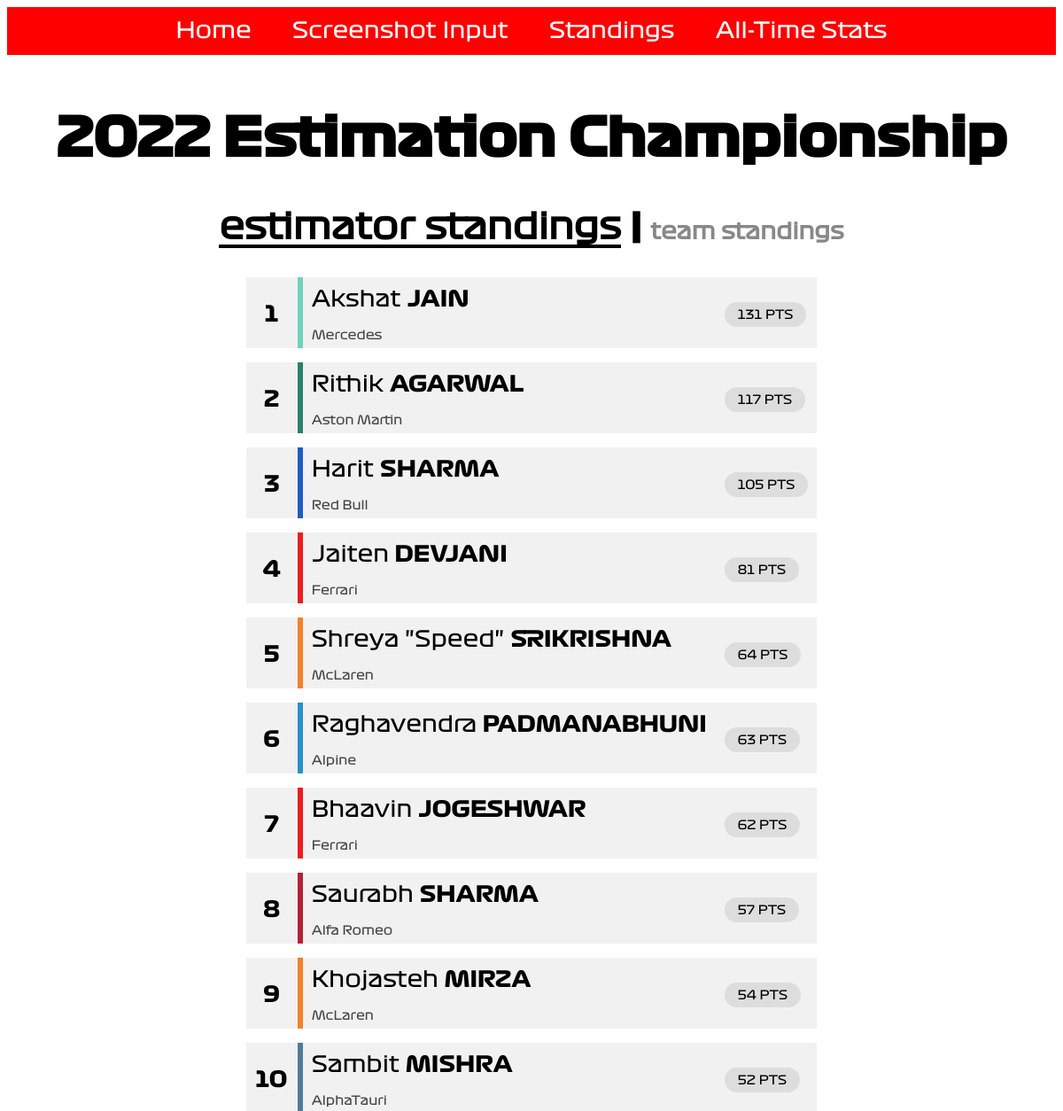
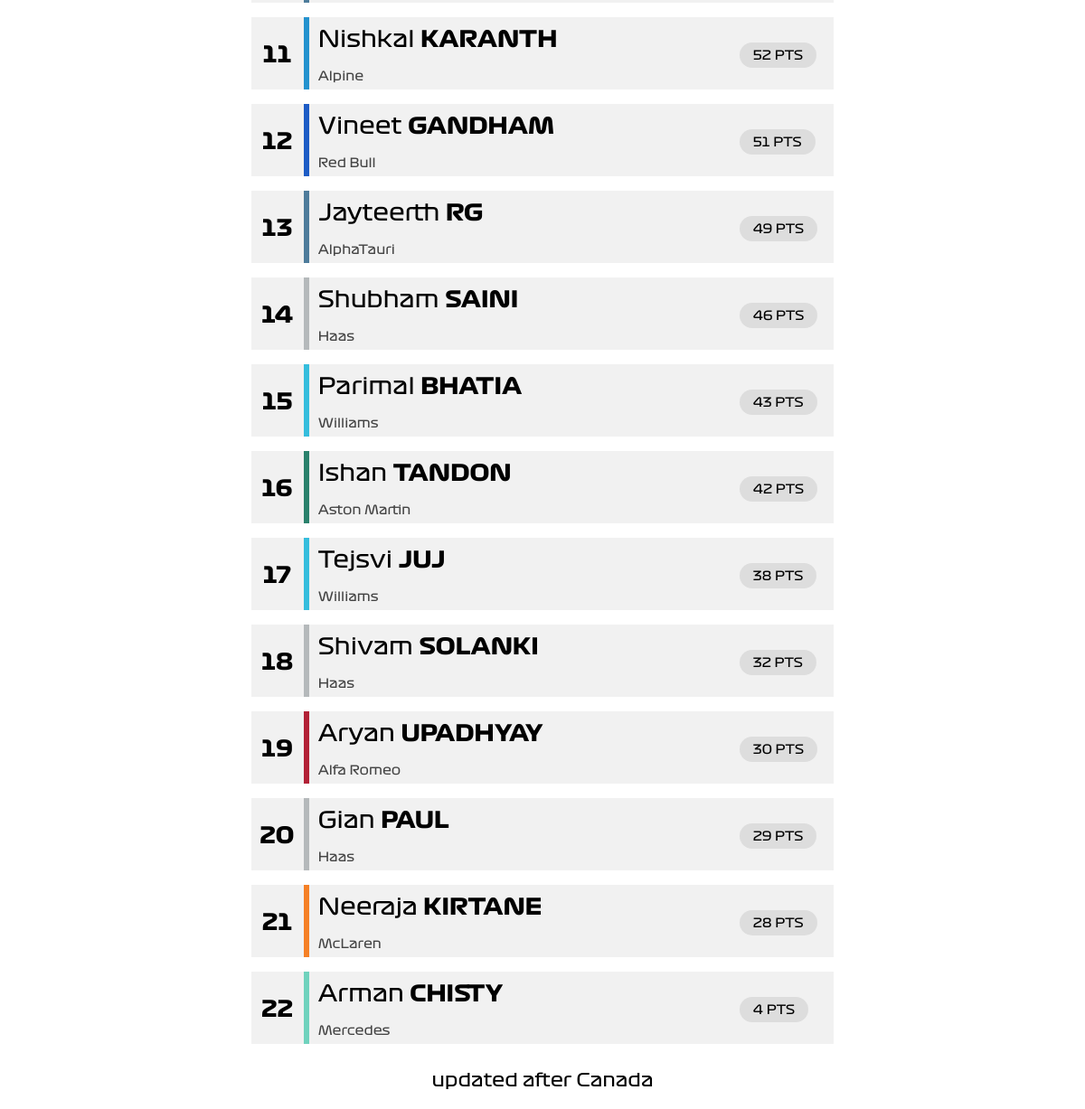
The page /estimatorstandings/ on the database its author committed (2 pictures, top to bottom).
### input_portal/models.py (models this page shows, shortened)
class current_leaderboard(models.Model):
    abbr = models.CharField(max_length = 4, unique = True)
    first_name = models.CharField(max_length = 32)
    last_name = models.CharField(max_length = 32)
    driver_no = models.IntegerField()
    team_name = models.CharField(max_length = 64)
    team_color = models.CharField(max_length = 7)
    points = models.FloatField()
    rank_override = models.IntegerField()

### input_portal/views.py (the view)
# urls.py: path('estimatorstandings/', views.LeaderView, name='estimatorstandings'),
def LeaderView(request):
    current_leaderboard_list = current_leaderboard.objects.order_by('-points','rank_override')
    leaderboard_dict = {'cl_table' : current_leaderboard_list}
    return render(request, 'leaderboard.html', context = leaderboard_dict)

### input_portal/templates/input_portal/leaderboard.html
<!DOCTYPE html>
{% extends "input_portal/base.html" %}
{% block body_block %}
    <h1>
      2022 Estimation Championship
    </h1>
    <h2>
      <span class="selected_standings">estimator standings</span>
      <span class="selectorseparator">|</span>
      <span class="unselected_standings">
        <a href = "../teamstandings" style="color:#888888">
                team standings
        </a>
      </span>
    </h2>
    {% if cl_table %}
      <table class="current_leaderboard centre">
      {% for row in cl_table %}
        <tr class="leaderboard_top">
          <td rowspan=2 class="table_pos"> {{ forloop.counter }} </td>
          <td style="background-color: {{row.team_color}}" rowspan=2 class="table_teamcolor"></td>
          <td> <span class="firstnamespan"> {{ row.first_name }} </span> <span class="lastnamespan"> {{ row.last_name|upper }} </td>
          <td rowspan=2> <span class="pointspan"> {{ row.points|floatformat:0 }} PTS </span> </td>
        </tr>
        <tr class="leaderboard_bottom">
          <td> <span class='teamspan'> {{ row.team_name }} </span> </td>
        <tr>
      {% endfor %}
      </table>
      <p> updated after Canada </p>
    {% else %}
      <p>No data found</p>
    {% endif %}
{% endblock %}

### static/css/formulaone.css (style rules this page uses)
a:link { text-decoration: none; }
a { color: inherit; }
h1 { color: black; text-align: center; font-family: f1bold; font-size: 60px; }
h2 { color: black; text-align: center; font-family: f1reg; font-size: 40px; }
p { color: black; text-align: center; font-family: f1reg; font-size: 20px; }
.centre { margin-left: auto; margin-right: auto; }
table { border-collapse: collapse; border-radius: 5px; border-style: hidden; box-shadow: 0 0 0 8px white; }
td { padding-top: 6px; padding-bottom: 6px; padding-right: 10px; padding-left: 10px; }
.leaderboard_top { background-color: #f1f1f1; border-top: 16px solid white; border-left: 4px solid white; border-right: 4px solid white; border-radius: 15px; margin-top: 10px; }
.leaderboard_bottom { background-color: #f1f1f1; border-bottom: 16px solid white; border-left: 4px solid white; border-right: 4px solid white; margin-bottom: 10px; }
.table_pos { font-family: f1bold; text-align: center; font-size: 25px; }
.table_teamcolor { padding-right: 3px; padding-left: 3px; border-top: 6px solid #f1f1f1; border-bottom: 6px solid #f1f1f1; }
.pointspan { background-color: #DDDDDD; padding-left: 15px; padding-right: 15px; padding-top: 7px; padding-bottom:7px; border-radius: 14px; font-family: f1reg; font-size: 14px }
.firstnamespan { font-family: f1reg; font-size: 25px; }
.lastnamespan { font-family: f1bold; font-size: 25px; }
.teamspan { font-family:f1reg; font-size: 14px; color: #444444; }
.selected_standings { color: black; text-align: center; font-family: f1reg; font-size: 40px; border-bottom: 4px solid black }
.unselected_standings { color: #888888; text-align: center; font-family: f1reg; font-size: 25px; }
.selectorseparator { font-family: f1bold; font-size: 40px; }
.resultTable, td { background-color: #f1f1f1; padding-top: 10px; }

### rows shown on the page
current_leaderboard: first_name "Akshat", last_name "JAIN", points "131", team_name "Mercedes"
current_leaderboard: first_name "Rithik", last_name "AGARWAL", points "117", team_name "Aston Martin"
current_leaderboard: first_name "Harit", last_name "SHARMA", points "105", team_name "Red Bull"
current_leaderboard: first_name "Jaiten", last_name "DEVJANI", points "81", team_name "Ferrari"
current_leaderboard: first_name "Shreya \"Speed\"", last_name "SRIKRISHNA", points "64", team_name "McLaren"
current_leaderboard: first_name "Raghavendra", last_name "PADMANABHUNI", points "63", team_name "Alpine"
current_leaderboard: first_name "Bhaavin", last_name "JOGESHWAR", points "62", team_name "Ferrari"
current_leaderboard: first_name "Saurabh", last_name "SHARMA", points "57", team_name "Alfa Romeo"
current_leaderboard: first_name "Khojasteh", last_name "MIRZA", points "54", team_name "McLaren"
current_leaderboard: first_name "Sambit", last_name "MISHRA", points "52", team_name "AlphaTauri"
current_leaderboard: first_name "Nishkal", last_name "KARANTH", points "52", team_name "Alpine"
current_leaderboard: first_name "Vineet", last_name "GANDHAM", points "51", team_name "Red Bull"
current_leaderboard: first_name "Jayteerth", last_name "RG", points "49", team_name "AlphaTauri"
current_leaderboard: first_name "Shubham", last_name "SAINI", points "46", team_name "Haas"
current_leaderboard: first_name "Parimal", last_name "BHATIA", points "43", team_name "Williams"
current_leaderboard: first_name "Ishan", last_name "TANDON", points "42", team_name "Aston Martin"
current_leaderboard: first_name "Tejsvi", last_name "JUJ", points "38", team_name "Williams"
current_leaderboard: first_name "Shivam", last_name "SOLANKI", points "32", team_name "Haas"
current_leaderboard: first_name "Aryan", last_name "UPADHYAY", points "30", team_name "Alfa Romeo"
current_leaderboard: first_name "Gian", last_name "PAUL", points "29", team_name "Haas"
current_leaderboard: first_name "Neeraja", last_name "KIRTANE", points "28", team_name "McLaren"
current_leaderboard: first_name "Arman", last_name "CHISTY", points "4", team_name "Mercedes"
